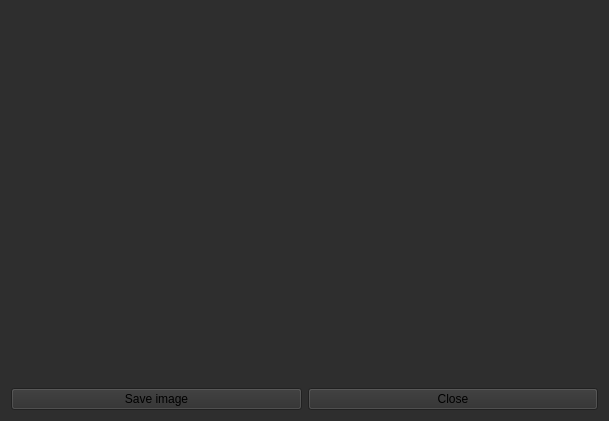
<?xml version="1.0" encoding="UTF-8"?>
<ui version="4.0">
 <class>grafica</class>
 <widget class="QWidget" name="grafica">
  <property name="geometry">
   <rect>
    <x>0</x>
    <y>0</y>
    <width>609</width>
    <height>421</height>
   </rect>
  </property>
  <property name="windowTitle">
   <string>Gráfica de densidades</string>
  </property>
  <property name="styleSheet">
   <string notr="true">background-color: rgb(46, 46, 46);
font: 75 12pt &quot;Comfortaa&quot;;</string>
  </property>
  <layout class="QGridLayout" name="gridLayout">
   <item row="1" column="1">
    <widget class="QPushButton" name="pushButton_2">
     <property name="text">
      <string>Close</string>
     </property>
    </widget>
   </item>
   <item row="0" column="0" colspan="2">
    <widget class="QCustomPlot" name="customPlot" native="true"/>
   </item>
   <item row="1" column="0">
    <widget class="QPushButton" name="img">
     <property name="text">
      <string>Save image</string>
     </property>
    </widget>
   </item>
  </layout>
 </widget>
 <customwidgets>
  <customwidget>
   <class>QCustomPlot</class>
   <extends>QWidget</extends>
   <header>qcustomplot.h</header>
   <container>1</container>
  </customwidget>
 </customwidgets>
 <resources/>
 <connections>
  <connection>
   <sender>pushButton_2</sender>
   <signal>clicked()</signal>
   <receiver>grafica</receiver>
   <slot>close()</slot>
   <hints>
    <hint type="sourcelabel">
     <x>378</x>
     <y>397</y>
    </hint>
    <hint type="destinationlabel">
     <x>482</x>
     <y>384</y>
    </hint>
   </hints>
  </connection>
 </connections>
</ui>
